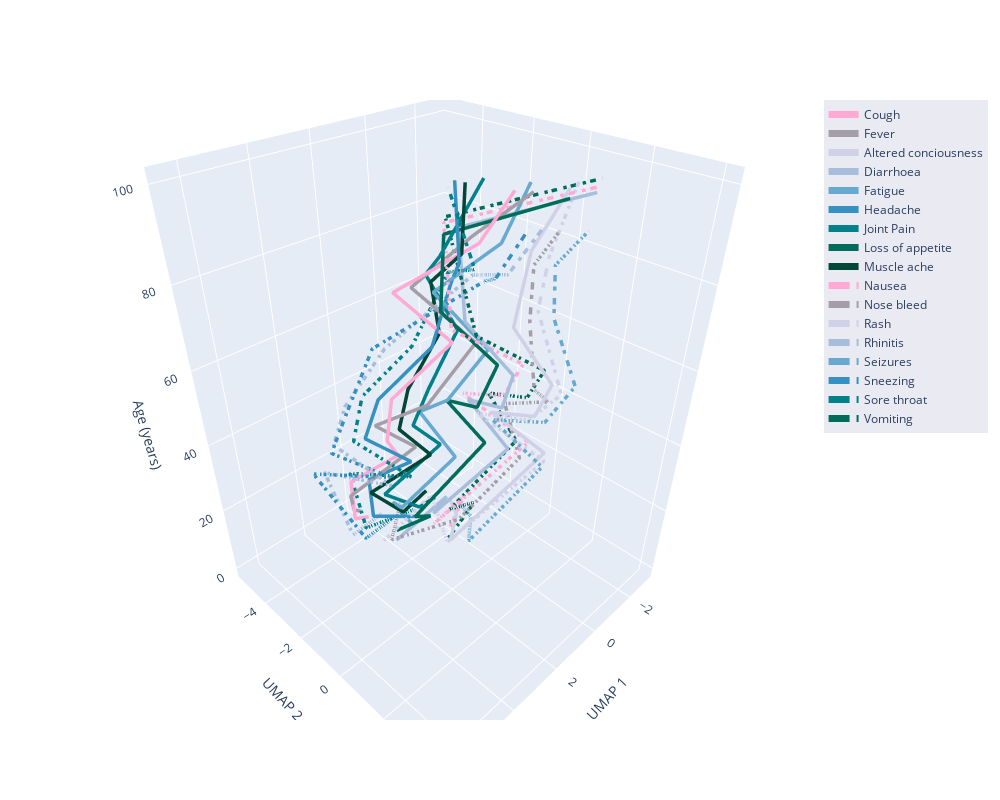

This figure's notebook cell:
### Code cell
n_embeddings = len(aligned_mapper.embeddings_)
es = aligned_mapper.embeddings_
embedding_df = pd.DataFrame(np.vstack(es), columns=('x', 'y'))
embedding_df['z'] = np.repeat(np.linspace(0, 1.0, n_embeddings), es[0].shape[0])
embedding_df['id'] = np.tile(np.arange(es[0].shape[0]), n_embeddings)
#embedding_df['digit'] = np.tile(digits.target, n_embeddings)

fx = interp1d(
    embedding_df.z[embedding_df.id == 0]*10, embedding_df.x.values.reshape(n_embeddings, 18).T, kind="linear"
)
fy = interp1d(
    embedding_df.z[embedding_df.id == 0]*10, embedding_df.y.values.reshape(n_embeddings, 18).T, kind="linear"
)
z = np.linspace(0, 10, 100)

# viable colour palette's
#palette = px.colors.qualitative.Plotly * 2
# first couple of colours were edited to make them darker
palette = ['#ffa9d4', #'#fff7fb'
            '#a59ea8', #'#ece2f0'
            '#d0d1e6',
            '#a6bddb',
            '#67a9cf',
            '#3690c0',
            '#02818a',
            '#016c59',
            '#014636'] * 3

#'solid', 'dot', 'dash', 'longdash', 'dashdot', 'longdashdot'
linetype = ['solid']*9 + ['dashdot']*9 + ['dashdot']*8

# work out the axis limits
x_min = embedding_df.x.min()
x_max = embedding_df.x.max()
y_min = embedding_df.y.min()
y_max = embedding_df.y.max()

x_midpoint = (x_min + x_max) / 2
y_midpoint = (y_min + y_max) / 2
x_len = x_max - x_min
y_len = y_max - y_min

max_length = max(x_len, y_len)

padding = 1.2

x_range = [x_midpoint - 0.5*max_length*padding, x_midpoint + 0.5*max_length*padding]
y_range = [y_midpoint - 0.5*max_length*padding, y_midpoint + 0.5*max_length*padding]


# start plotting
interpolated_traces = [fx(z), fy(z)]
traces = [
    go.Scatter3d(
        x=interpolated_traces[0][i],
        y=interpolated_traces[1][i],
        z=z*n_slices,
        mode="lines",
        line=dict(
            width=7.0,
            dash = linetype[i],
            color = palette[i]
        ),
        opacity=1,
        name = str(lookup.symptom_name_formatted.values[i]),
        text = str(lookup.symptom_name_formatted.values[i]),
        hovertext = str(lookup.symptom_name_formatted.values[i])
    )
    for i in range(17)
]
fig = go.Figure(data=traces)
fig.update_layout(
    width=1000,
    height=800,
    autosize=True,
    showlegend=True,
    legend = {'bgcolor': '#EAEAF2'},
    scene=(dict(
        aspectmode='manual',
        aspectratio=dict(x=1, y=1, z=1.4), # can be used to stretch the plot vertically
        xaxis_range = x_range,
        yaxis_range = y_range,
        xaxis_title = 'UMAP 1',
        yaxis_title = 'UMAP 2',
        zaxis_title = 'Age (years)')))

fig.show()
